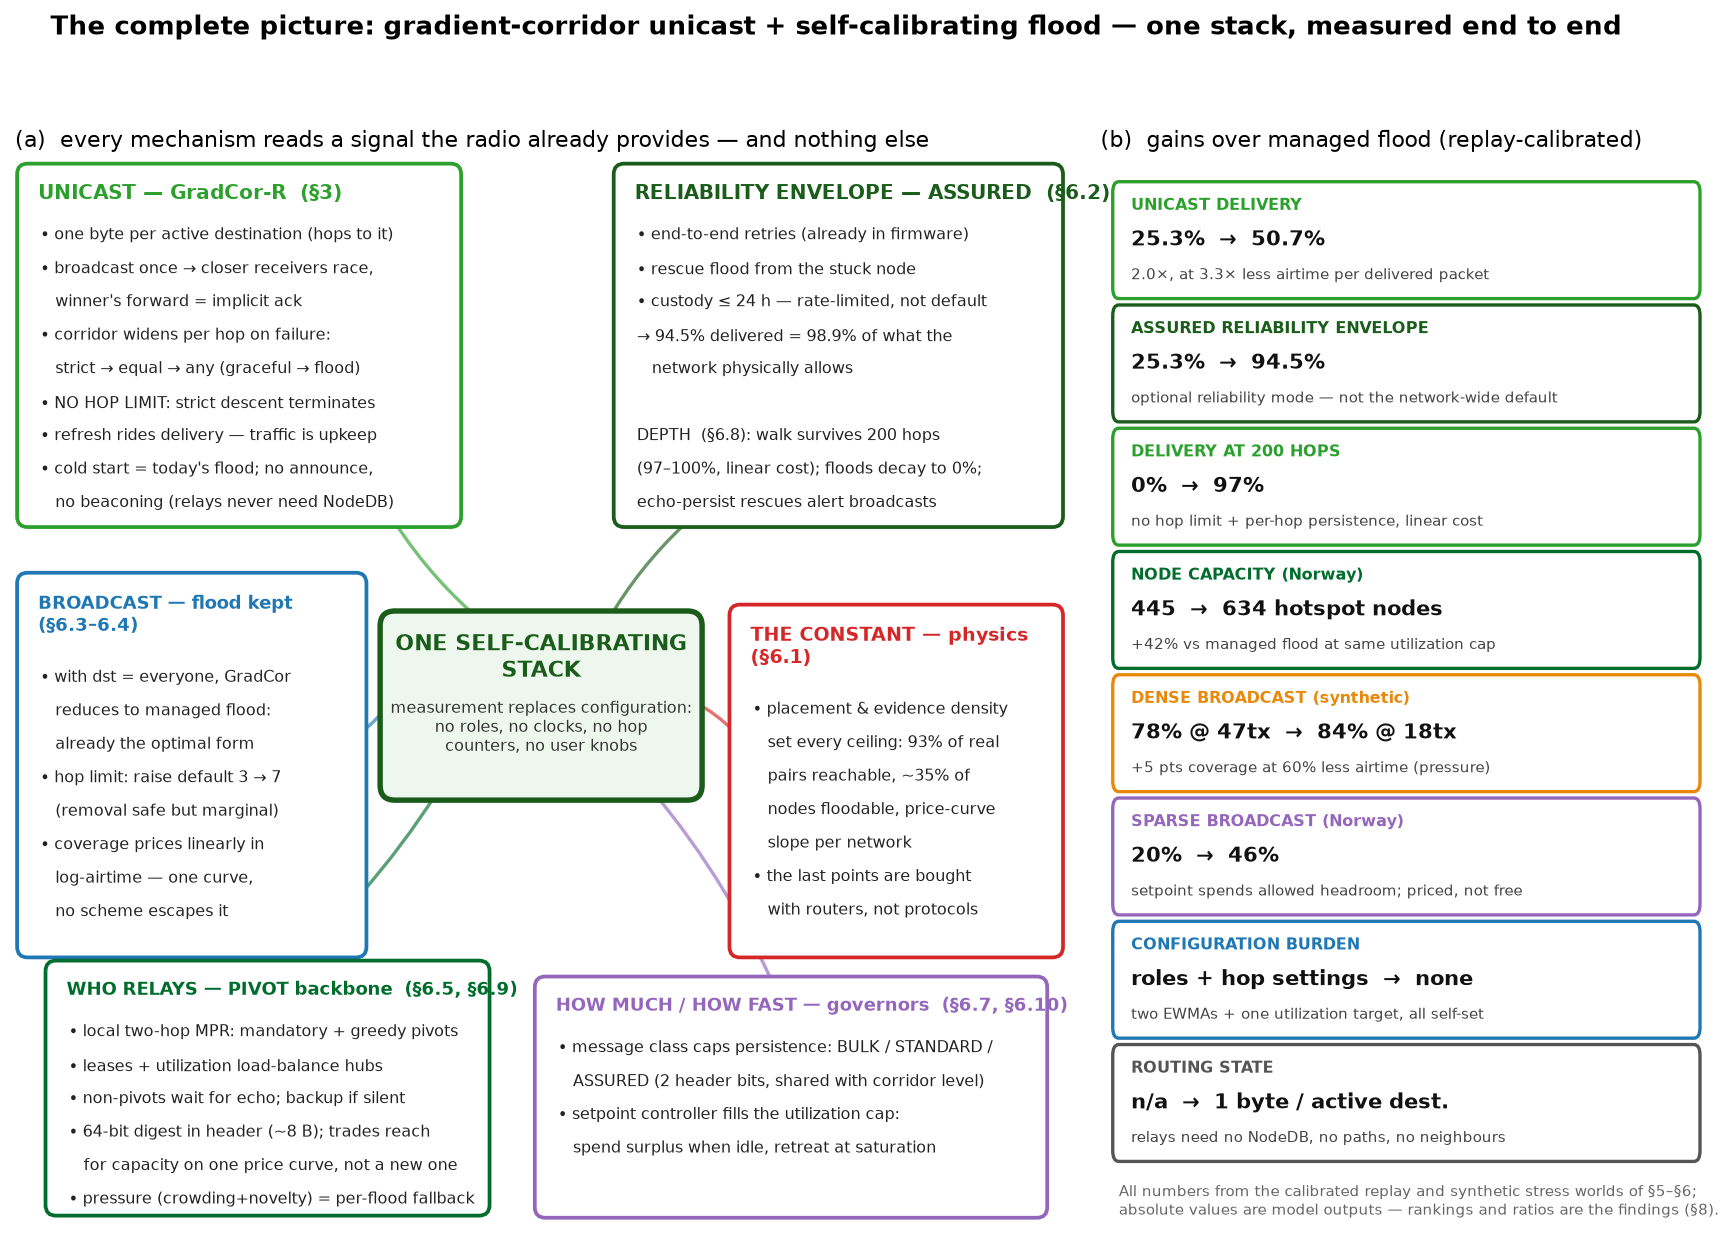

Write Python code to recreate this figure.
"""Capstone figure: the complete self-calibrating stack + gains vs flood."""
import matplotlib
matplotlib.use("Agg")
import matplotlib.pyplot as plt
from matplotlib.patches import FancyArrowPatch, FancyBboxPatch

GREEN = "#2ca02c"
DGREEN = "#1a5c1a"
BLUE = "#1f77b4"
ORANGE = "#e8890c"
PURPLE = "#9467bd"
RED = "#d62728"
GRAY = "#555555"

fig = plt.figure(figsize=(14.6, 9.2))
gs = fig.add_gridspec(1, 2, width_ratios=[1.72, 1.0], wspace=0.04)

# ================= (a) the stack, as a mind map =================
ax = fig.add_subplot(gs[0])
ax.set_xlim(0, 10)
ax.set_ylim(0, 10)
ax.axis("off")


def box(x, y, w, h, title, lines, color, title_fs=9.6, fs=7.9, lh=0.315):
    ax.add_patch(FancyBboxPatch((x, y), w, h,
                                boxstyle="round,pad=0.06,rounding_size=0.10",
                                fc="white", ec=color, lw=1.8, zorder=3))
    ax.text(x + 0.14, y + h - 0.13, title, fontsize=title_fs, fontweight="bold",
            color=color, va="top", zorder=4)
    yy = y + h - 0.52
    for ln in lines:
        ax.text(x + 0.16, yy, ln, fontsize=fs, va="top", color="#222",
                zorder=4, linespacing=1.15)
        yy -= lh * (1 + ln.count("\n"))


def link(x1, y1, x2, y2, color):
    ax.add_patch(FancyArrowPatch((x1, y1), (x2, y2), arrowstyle="-",
                                 color=color, lw=1.6, alpha=0.65, zorder=1,
                                 connectionstyle="arc3,rad=0.08"))


# central hub
hub = FancyBboxPatch((3.55, 4.05), 2.9, 1.62,
                     boxstyle="round,pad=0.08,rounding_size=0.14",
                     fc="#eef7ee", ec=DGREEN, lw=2.6, zorder=3)
ax.add_patch(hub)
ax.text(5.0, 5.56, "ONE SELF-CALIBRATING\nSTACK", ha="center", va="top",
        fontsize=10.6, fontweight="bold", color=DGREEN, zorder=4)
ax.text(5.0, 4.92, "measurement replaces configuration:\nno roles, no clocks, no hop\ncounters, no user knobs",
        ha="center", va="top", fontsize=7.6, color="#333", zorder=4)

# UNICAST (top left)
box(0.08, 6.6, 4.1, 3.3, "UNICAST \u2014 GradCor-R  (\u00a73)", [
    "\u2022 one byte per active destination (hops to it)",
    "\u2022 broadcast once \u2192 closer receivers race,",
    "   winner's forward = implicit ack",
    "\u2022 corridor widens per hop on failure:",
    "   strict \u2192 equal \u2192 any (graceful \u2192 flood)",
    "\u2022 NO HOP LIMIT: strict descent terminates",
    "\u2022 refresh rides delivery \u2014 traffic is upkeep",
    "\u2022 cold start = today's flood; no announce,",
    "   no beaconing (relays never need NodeDB)",
], GREEN)
link(3.6, 6.6, 4.5, 5.6, GREEN)

# RELIABILITY (top right)
box(5.75, 6.6, 4.15, 3.3, "RELIABILITY ENVELOPE \u2014 ASSURED  (\u00a76.2)", [
    "\u2022 end-to-end retries (already in firmware)",
    "\u2022 rescue flood from the stuck node",
    "\u2022 custody \u2264 24 h \u2014 rate-limited, not default",
    "\u2192 94.5% delivered = 98.9% of what the",
    "   network physically allows",
    "",
    "DEPTH  (\u00a76.8): walk survives 200 hops",
    "(97\u2013100%, linear cost); floods decay to 0%;",
    "echo-persist rescues alert broadcasts",
], DGREEN)
link(6.4, 6.6, 5.6, 5.6, DGREEN)

# BROADCAST (left)
box(0.08, 2.55, 3.2, 3.5, "BROADCAST \u2014 flood kept\n(\u00a76.3\u20136.4)", [
    "",
    "\u2022 with dst = everyone, GradCor",
    "   reduces to managed flood:",
    "   already the optimal form",
    "\u2022 hop limit: raise default 3 \u2192 7",
    "   (removal safe but marginal)",
    "\u2022 coverage prices linearly in",
    "   log-airtime \u2014 one curve,",
    "   no scheme escapes it",
], BLUE, title_fs=8.8)
link(3.28, 4.6, 3.57, 4.9, BLUE)

# WHO RELAYS: PIVOT backbone + pressure fallback (bottom left)
box(0.35, 0.12, 4.1, 2.28, "WHO RELAYS \u2014 PIVOT backbone  (\u00a76.5, \u00a76.9)", [
    "\u2022 local two-hop MPR: mandatory + greedy pivots",
    "\u2022 leases + utilization load-balance hubs",
    "\u2022 non-pivots wait for echo; backup if silent",
    "\u2022 64-bit digest in header (~8 B); trades reach",
    "   for capacity on one price curve, not a new one",
    "\u2022 pressure (crowding+novelty) = per-flood fallback",
], "#006d2c", title_fs=8.8)
link(2.6, 2.40, 4.2, 4.35, "#006d2c")

# GOVERNORS (bottom right)
box(5.0, 0.1, 4.75, 2.15, "HOW MUCH / HOW FAST \u2014 governors  (\u00a76.7, \u00a76.10)", [
    "\u2022 message class caps persistence: BULK / STANDARD /",
    "   ASSURED (2 header bits, shared with corridor level)",
    "\u2022 setpoint controller fills the utilization cap:",
    "   spend surplus when idle, retreat at saturation",
], PURPLE, title_fs=8.8)
link(7.2, 2.25, 5.8, 4.35, PURPLE)

# FLOOR (right)
box(6.85, 2.55, 3.05, 3.2, "THE CONSTANT \u2014 physics\n(\u00a76.1)", [
    "",
    "\u2022 placement & evidence density",
    "   set every ceiling: 93% of real",
    "   pairs reachable, ~35% of",
    "   nodes floodable, price-curve",
    "   slope per network",
    "\u2022 the last points are bought",
    "   with routers, not protocols",
], RED, title_fs=8.9)
link(6.85, 4.6, 6.45, 4.9, RED)

ax.set_title("(a)  every mechanism reads a signal the radio already provides \u2014 and nothing else",
             fontsize=10.5, loc="left")

# ================= (b) gains vs managed flood =================
axb = fig.add_subplot(gs[1])
axb.set_xlim(0, 10)
axb.set_ylim(0, 10)
axb.axis("off")
axb.set_title("(b)  gains over managed flood (replay-calibrated)",
              fontsize=10.5, loc="left")

GAINS = [
    ("UNICAST DELIVERY", GREEN,
     "25.3%  \u2192  50.7%", "2.0\u00d7, at 3.3\u00d7 less airtime per delivered packet"),
    ("ASSURED RELIABILITY ENVELOPE", DGREEN,
     "25.3%  \u2192  94.5%", "optional reliability mode \u2014 not the network-wide default"),
    ("DELIVERY AT 200 HOPS", GREEN,
     "0%  \u2192  97%", "no hop limit + per-hop persistence, linear cost"),
    ("NODE CAPACITY (Norway)", "#006d2c",
     "445  \u2192  634 hotspot nodes", "+42% vs managed flood at same utilization cap"),
    ("DENSE BROADCAST (synthetic)", ORANGE,
     "78% @ 47tx  \u2192  84% @ 18tx", "+5 pts coverage at 60% less airtime (pressure)"),
    ("SPARSE BROADCAST (Norway)", PURPLE,
     "20%  \u2192  46%", "setpoint spends allowed headroom; priced, not free"),
    ("CONFIGURATION BURDEN", BLUE,
     "roles + hop settings  \u2192  none", "two EWMAs + one utilization target, all self-set"),
    ("ROUTING STATE", GRAY,
     "n/a  \u2192  1 byte / active dest.", "relays need no NodeDB, no paths, no neighbours"),
]

y = 9.7
for title, color, delta, note in GAINS:
    axb.add_patch(FancyBboxPatch((0.25, y - 0.96), 9.5, 1.0,
                                 boxstyle="round,pad=0.05,rounding_size=0.10",
                                 fc="white", ec=color, lw=1.6))
    axb.text(0.5, y - 0.06, title, fontsize=7.7, fontweight="bold", color=color,
             va="top")
    axb.text(0.5, y - 0.36, delta, fontsize=10.0, fontweight="bold",
             color="#111", va="top")
    axb.text(0.5, y - 0.72, note, fontsize=7.2, color="#444", va="top")
    y -= 1.16

axb.text(0.30, 0.02,
         "All numbers from the calibrated replay and synthetic stress worlds of \u00a75\u2013\u00a76;\n"
         "absolute values are model outputs \u2014 rankings and ratios are the findings (\u00a78).",
         fontsize=7.4, color="#666", va="bottom")

fig.suptitle("The complete picture: gradient-corridor unicast + self-calibrating flood \u2014 "
             "one stack, measured end to end",
             fontsize=12.5, fontweight="bold", y=0.985)
fig.savefig("fig_stack.png", dpi=150, bbox_inches="tight")
print("wrote fig_stack.png")
